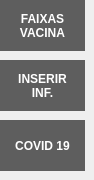
            <widget class="QWidget" name="page_COVID">
             <property name="enabled">
              <bool>true</bool>
             </property>
             <widget class="QPushButton" name="pushButton_COVID_2">
              <property name="geometry">
               <rect>
                <x>0</x>
                <y>0</y>
                <width>85</width>
                <height>51</height>
               </rect>
              </property>
              <property name="font">
               <font>
                <weight>75</weight>
                <bold>true</bold>
               </font>
              </property>
              <property name="styleSheet">
               <string notr="true">QPushButton {
	color: rgb(255, 255, 255);
	background-color: rgb(94, 94, 94);
	border: 0px solid;
}
QPushButton:hover {
	background-color: rgb(80,80,80);
border-top-left-radius: 15px;
border-top-right-radius: 15px;
}</string>
              </property>
              <property name="text">
               <string>FAIXAS 
VACINA</string>
              </property>
             </widget>
             <widget class="QPushButton" name="pushButton_COVID_3">
              <property name="geometry">
               <rect>
                <x>0</x>
                <y>60</y>
                <width>85</width>
                <height>51</height>
               </rect>
              </property>
              <property name="font">
               <font>
                <weight>75</weight>
                <bold>true</bold>
               </font>
              </property>
              <property name="styleSheet">
               <string notr="true">QPushButton {
	color: rgb(255, 255, 255);
	background-color: rgb(94, 94, 94);
	border: 0px solid;
}
QPushButton:hover {
	background-color: rgb(80,80,80);
}</string>
              </property>
              <property name="text">
               <string>INSERIR
INF.</string>
              </property>
             </widget>
             <widget class="QPushButton" name="pushButton_COVID_4">
              <property name="geometry">
               <rect>
                <x>0</x>
                <y>120</y>
                <width>85</width>
                <height>51</height>
               </rect>
              </property>
              <property name="font">
               <font>
                <weight>75</weight>
                <bold>true</bold>
               </font>
              </property>
              <property name="styleSheet">
               <string notr="true">QPushButton {
	color: rgb(255, 255, 255);
	background-color: rgb(94, 94, 94);
	border: 0px solid;
}
QPushButton:hover {
	background-color: rgb(80,80,80);
}</string>
              </property>
              <property name="text">
               <string>COVID 19</string>
              </property>
             </widget>
            </widget>
